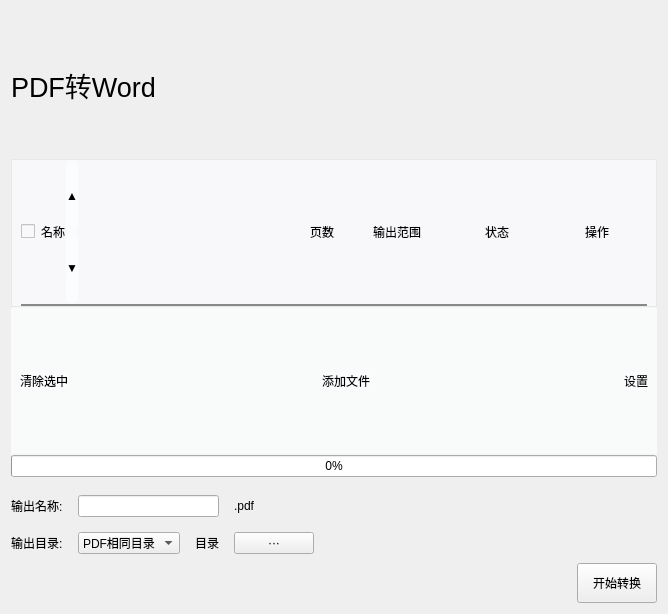
<?xml version="1.0" encoding="UTF-8"?>
<ui version="4.0">
 <class>pdf2word_view</class>
 <widget class="QWidget" name="pdf2word_view">
  <property name="geometry">
   <rect>
    <x>0</x>
    <y>0</y>
    <width>668</width>
    <height>614</height>
   </rect>
  </property>
  <property name="windowTitle">
   <string>Form</string>
  </property>
  <property name="styleSheet">
   <string notr="true"/>
  </property>
  <layout class="QVBoxLayout" name="verticalLayout_3">
   <property name="spacing">
    <number>0</number>
   </property>
   <item>
    <widget class="QLabel" name="label_8">
     <property name="font">
      <font>
       <pointsize>20</pointsize>
      </font>
     </property>
     <property name="text">
      <string>PDF转Word</string>
     </property>
    </widget>
   </item>
   <item>
    <widget class="QFrame" name="frame1">
     <property name="styleSheet">
      <string notr="true">QWidget{
	background: rgb(248,248,251);
	border-radius: 0px;
}
#frame1{
	border: 1px solid #e8e8e8;
}

QPushButton{
    background-color: rgb(250,252,253);
    border-radius: 5px;
	padding:0px;
}
QPushButton:hover {
	color: rgb(148,133,247)
}
QCommandLinkButton{
    background-color: rgb(250,252,253);
    border-radius: 5px;
    padding: 8px;
    border:none;
}
QProgressBar{
    font-family: 'Arial Unicode MS';
    height:22px;
    text-align:center;
    font-size:14px;
    color:black;
    border-radius:11px;
    background:#EBEEF5;
}
QProgressBar::chunk{
    border-radius:11px;
    background:qlineargradient(spread:pad,x1:0,y1:0,x2:1,y2:0,stop:0 #99ffff,stop:1 #9900ff);
}
QMessageBox QPushButton{
    background-color: rgb(250,252,253);
    border-radius: 5px;
    padding: 8px;
    border-right: 2px solid #888888;  /* 按钮边框，2px宽，白色 */
    border-bottom: 2px solid #888888;  /* 按钮边框，2px宽，白色 */
    border-left: 1px solid #ffffff;  /* 按钮边框，2px宽，白色 */
    border-top: 1px solid #ffffff;  /* 按钮边框，2px宽，白色 */
}
QListView {
    color: black;
    border: none;
}
QListView::item {
    margin: 0px;
	border-bottom: 1px solid black;
}
QListView::item:hover {
    background: none;
}
/* 被选中时的背景颜色和左边框颜色 */
QListView::item:selected {
    border-radius: 0px;
	border-left: 0px solid rgb(62, 62, 62);
    background: none;
}</string>
     </property>
     <property name="frameShape">
      <enum>QFrame::Box</enum>
     </property>
     <property name="frameShadow">
      <enum>QFrame::Raised</enum>
     </property>
     <property name="lineWidth">
      <number>2</number>
     </property>
     <layout class="QVBoxLayout" name="verticalLayout_2">
      <property name="spacing">
       <number>0</number>
      </property>
      <property name="leftMargin">
       <number>9</number>
      </property>
      <property name="topMargin">
       <number>0</number>
      </property>
      <property name="rightMargin">
       <number>9</number>
      </property>
      <property name="bottomMargin">
       <number>0</number>
      </property>
      <item>
       <layout class="QHBoxLayout" name="horizontalLayout_3">
        <property name="spacing">
         <number>0</number>
        </property>
        <item>
         <widget class="QCheckBox" name="checkBox_select_all">
          <property name="sizePolicy">
           <sizepolicy hsizetype="Minimum" vsizetype="Minimum">
            <horstretch>0</horstretch>
            <verstretch>0</verstretch>
           </sizepolicy>
          </property>
          <property name="text">
           <string>名称</string>
          </property>
         </widget>
        </item>
        <item>
         <layout class="QVBoxLayout" name="verticalLayout">
          <property name="spacing">
           <number>0</number>
          </property>
          <item>
           <widget class="QPushButton" name="btn_order_inc">
            <property name="sizePolicy">
             <sizepolicy hsizetype="Minimum" vsizetype="Minimum">
              <horstretch>0</horstretch>
              <verstretch>0</verstretch>
             </sizepolicy>
            </property>
            <property name="text">
             <string>▲</string>
            </property>
           </widget>
          </item>
          <item>
           <widget class="QPushButton" name="btn_order_des">
            <property name="sizePolicy">
             <sizepolicy hsizetype="Minimum" vsizetype="Minimum">
              <horstretch>0</horstretch>
              <verstretch>0</verstretch>
             </sizepolicy>
            </property>
            <property name="text">
             <string>▼</string>
            </property>
           </widget>
          </item>
         </layout>
        </item>
        <item>
         <spacer name="horizontalSpacer_4">
          <property name="orientation">
           <enum>Qt::Horizontal</enum>
          </property>
          <property name="sizeHint" stdset="0">
           <size>
            <width>40</width>
            <height>20</height>
           </size>
          </property>
         </spacer>
        </item>
        <item>
         <widget class="QLabel" name="label">
          <property name="sizePolicy">
           <sizepolicy hsizetype="Preferred" vsizetype="Minimum">
            <horstretch>0</horstretch>
            <verstretch>0</verstretch>
           </sizepolicy>
          </property>
          <property name="minimumSize">
           <size>
            <width>50</width>
            <height>0</height>
           </size>
          </property>
          <property name="maximumSize">
           <size>
            <width>40</width>
            <height>16777215</height>
           </size>
          </property>
          <property name="text">
           <string>页数</string>
          </property>
          <property name="alignment">
           <set>Qt::AlignCenter</set>
          </property>
         </widget>
        </item>
        <item>
         <widget class="QLabel" name="label_2">
          <property name="sizePolicy">
           <sizepolicy hsizetype="Preferred" vsizetype="Minimum">
            <horstretch>0</horstretch>
            <verstretch>0</verstretch>
           </sizepolicy>
          </property>
          <property name="minimumSize">
           <size>
            <width>100</width>
            <height>0</height>
           </size>
          </property>
          <property name="maximumSize">
           <size>
            <width>100</width>
            <height>16777215</height>
           </size>
          </property>
          <property name="text">
           <string>输出范围</string>
          </property>
          <property name="alignment">
           <set>Qt::AlignCenter</set>
          </property>
         </widget>
        </item>
        <item>
         <widget class="QLabel" name="label_3">
          <property name="sizePolicy">
           <sizepolicy hsizetype="Preferred" vsizetype="Minimum">
            <horstretch>0</horstretch>
            <verstretch>0</verstretch>
           </sizepolicy>
          </property>
          <property name="minimumSize">
           <size>
            <width>100</width>
            <height>0</height>
           </size>
          </property>
          <property name="maximumSize">
           <size>
            <width>100</width>
            <height>16777215</height>
           </size>
          </property>
          <property name="text">
           <string>状态</string>
          </property>
          <property name="alignment">
           <set>Qt::AlignCenter</set>
          </property>
         </widget>
        </item>
        <item>
         <widget class="QLabel" name="label_4">
          <property name="sizePolicy">
           <sizepolicy hsizetype="Preferred" vsizetype="Minimum">
            <horstretch>0</horstretch>
            <verstretch>0</verstretch>
           </sizepolicy>
          </property>
          <property name="minimumSize">
           <size>
            <width>100</width>
            <height>0</height>
           </size>
          </property>
          <property name="maximumSize">
           <size>
            <width>100</width>
            <height>16777215</height>
           </size>
          </property>
          <property name="text">
           <string>操作</string>
          </property>
          <property name="alignment">
           <set>Qt::AlignCenter</set>
          </property>
         </widget>
        </item>
       </layout>
      </item>
      <item>
       <widget class="Line" name="line_8">
        <property name="styleSheet">
         <string notr="true">border-bottom: 2px solid #888888;</string>
        </property>
        <property name="frameShadow">
         <enum>QFrame::Raised</enum>
        </property>
        <property name="lineWidth">
         <number>5</number>
        </property>
        <property name="orientation">
         <enum>Qt::Horizontal</enum>
        </property>
       </widget>
      </item>
     </layout>
    </widget>
   </item>
   <item>
    <widget class="QWidget" name="widget1" native="true">
     <property name="styleSheet">
      <string notr="true">#widget1{
	background: rgb(249,250,250);
	border-radius: 0px;
	border-right: 0px solid rgb(245,245,245);  
    border-bottom: 1px solid rgb(245,245,245);
    border-left: 0px solid rgb(245,245,245); 
    border-top: 1px solid rgb(245,245,245);  
}
QPushButton:hover {
	color: rgb(148,133,247)
}
QWidget{
	background: rgb(238,244,249);
	border-radius: 10px;
}

QPushButton{
    background-color: rgb(250,252,253);
    border-radius: 5px;
	padding:0px;
}
QPushButton:hover {
	color: rgb(148,133,247)
}
QCommandLinkButton{
    background-color: rgb(250,252,253);
    border-radius: 5px;
    padding: 8px;
    border:none;
}
QProgressBar{
    font-family: 'Arial Unicode MS';
    height:22px;
    text-align:center;
    font-size:14px;
    color:black;
    border-radius:11px;
    background:#EBEEF5;
}
QProgressBar::chunk{
    border-radius:11px;
    background:qlineargradient(spread:pad,x1:0,y1:0,x2:1,y2:0,stop:0 #99ffff,stop:1 #9900ff);
}
QMessageBox QPushButton{
    background-color: rgb(250,252,253);
    border-radius: 5px;
    padding: 8px;
    border-right: 2px solid #888888;  /* 按钮边框，2px宽，白色 */
    border-bottom: 2px solid #888888;  /* 按钮边框，2px宽，白色 */
    border-left: 1px solid #ffffff;  /* 按钮边框，2px宽，白色 */
    border-top: 1px solid #ffffff;  /* 按钮边框，2px宽，白色 */
}
QListView {
    color: black;
    border: none;
}
QListView::item {
    margin: 0px;
	border-bottom: 1px solid black;
}
QListView::item:hover {
    background: none;
}
/* 被选中时的背景颜色和左边框颜色 */
QListView::item:selected {
    border-radius: 0px;
	border-left: 0px solid rgb(62, 62, 62);
    background: none;
}</string>
     </property>
     <layout class="QHBoxLayout" name="horizontalLayout_2">
      <property name="spacing">
       <number>0</number>
      </property>
      <property name="topMargin">
       <number>9</number>
      </property>
      <property name="bottomMargin">
       <number>9</number>
      </property>
      <item>
       <widget class="QPushButton" name="btn_remove_selected">
        <property name="text">
         <string>清除选中</string>
        </property>
       </widget>
      </item>
      <item>
       <spacer name="horizontalSpacer_2">
        <property name="orientation">
         <enum>Qt::Horizontal</enum>
        </property>
        <property name="sizeHint" stdset="0">
         <size>
          <width>243</width>
          <height>20</height>
         </size>
        </property>
       </spacer>
      </item>
      <item>
       <widget class="QPushButton" name="btn_choose_files">
        <property name="cursor">
         <cursorShape>PointingHandCursor</cursorShape>
        </property>
        <property name="layoutDirection">
         <enum>Qt::LeftToRight</enum>
        </property>
        <property name="text">
         <string>添加文件</string>
        </property>
       </widget>
      </item>
      <item>
       <spacer name="horizontalSpacer_3">
        <property name="orientation">
         <enum>Qt::Horizontal</enum>
        </property>
        <property name="sizeHint" stdset="0">
         <size>
          <width>243</width>
          <height>20</height>
         </size>
        </property>
       </spacer>
      </item>
      <item>
       <widget class="QPushButton" name="btn_setting">
        <property name="text">
         <string>设置</string>
        </property>
       </widget>
      </item>
     </layout>
    </widget>
   </item>
   <item>
    <widget class="QProgressBar" name="progressBar">
     <property name="value">
      <number>0</number>
     </property>
    </widget>
   </item>
   <item>
    <layout class="QHBoxLayout" name="horizontalLayout_4">
     <property name="leftMargin">
      <number>0</number>
     </property>
     <property name="topMargin">
      <number>9</number>
     </property>
     <item>
      <layout class="QGridLayout" name="gridLayout">
       <property name="topMargin">
        <number>9</number>
       </property>
       <property name="spacing">
        <number>15</number>
       </property>
       <item row="1" column="2" colspan="2">
        <widget class="QLabel" name="label_output_dir">
         <property name="text">
          <string>目录</string>
         </property>
        </widget>
       </item>
       <item row="0" column="4">
        <widget class="QLabel" name="label_10">
         <property name="text">
          <string>.pdf</string>
         </property>
        </widget>
       </item>
       <item row="0" column="1" colspan="3">
        <widget class="QLineEdit" name="lineEdit_filename"/>
       </item>
       <item row="1" column="1">
        <widget class="QComboBox" name="comboBox">
         <item>
          <property name="text">
           <string>PDF相同目录</string>
          </property>
         </item>
         <item>
          <property name="text">
           <string>自定义目录</string>
          </property>
         </item>
        </widget>
       </item>
       <item row="1" column="4">
        <widget class="QPushButton" name="pushButton_2">
         <property name="text">
          <string>···</string>
         </property>
        </widget>
       </item>
       <item row="0" column="0">
        <widget class="QLabel" name="label_6">
         <property name="text">
          <string>输出名称:</string>
         </property>
        </widget>
       </item>
       <item row="1" column="0">
        <widget class="QLabel" name="label_9">
         <property name="text">
          <string>输出目录:</string>
         </property>
        </widget>
       </item>
      </layout>
     </item>
     <item>
      <spacer name="horizontalSpacer_5">
       <property name="orientation">
        <enum>Qt::Horizontal</enum>
       </property>
       <property name="sizeHint" stdset="0">
        <size>
         <width>40</width>
         <height>20</height>
        </size>
       </property>
      </spacer>
     </item>
    </layout>
   </item>
   <item>
    <layout class="QHBoxLayout" name="horizontalLayout">
     <property name="topMargin">
      <number>9</number>
     </property>
     <item>
      <spacer name="horizontalSpacer">
       <property name="orientation">
        <enum>Qt::Horizontal</enum>
       </property>
       <property name="sizeHint" stdset="0">
        <size>
         <width>40</width>
         <height>20</height>
        </size>
       </property>
      </spacer>
     </item>
     <item>
      <widget class="QPushButton" name="btn_merge">
       <property name="minimumSize">
        <size>
         <width>60</width>
         <height>40</height>
        </size>
       </property>
       <property name="text">
        <string>开始转换</string>
       </property>
      </widget>
     </item>
    </layout>
   </item>
  </layout>
 </widget>
 <resources/>
 <connections/>
</ui>
